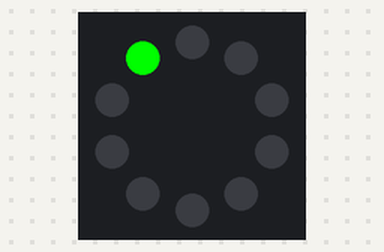
Simulated run of this program. Board: Circuit Playground running CircuitPython. On the bench: the board's ring of 10 RGB LEDs (number 0 left of the top, counting anticlockwise). Dim RGB values are drawn brighter than linear.

Above: at 0.05 s.
At 0.65 s:
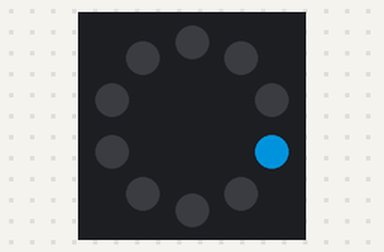
At 1.36 s:
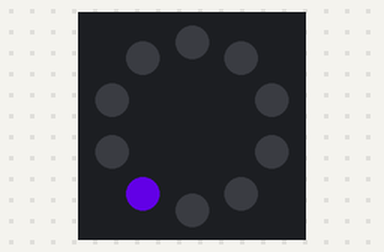
At 1.97 s:
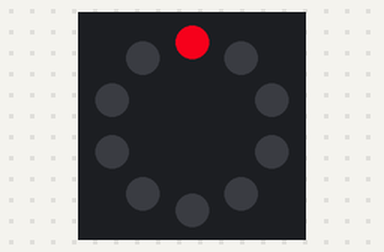
At 2.68 s:
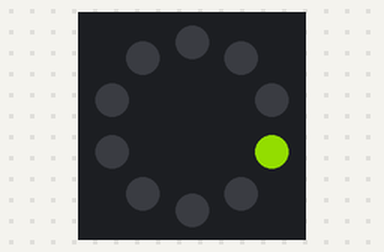
At 3.39 s:
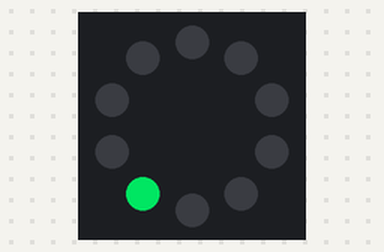

The program:

rainbow_circle.py
```python
import time
import board
import neopixel

# Calls the circuit Python neopixel library, specifies the default board
# pins for the Neopixels, and the number of neopixels to access.  Returns a
# list 'pixels' of indexable neopixles
pixels = neopixel.NeoPixel(board.NEOPIXEL, 10)

while True:
    for pixel in range(10):
        pixels[pixel]=(0, 250 - pixel*25, pixel*25)
        time.sleep(0.1)
        pixels.fill((0,0,0,))
    for pixel in range(10):
        pixels[pixel]=(pixel*25, 0, 250-pixel*25)
        time.sleep(0.1)
        pixels.fill((0,0,0))
    for pixel in range(10):
        pixels[pixel]=(250-pixel*25, pixel*25, 0)
        time.sleep(0.1)
        pixels.fill((0,0,0))
```

Measured:
- by itself, everything shown: repeats every 3.0 s, in 30 steps
